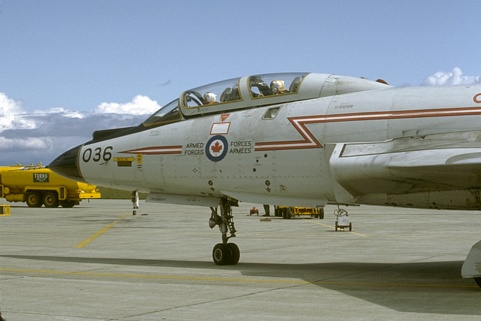
#> input picture images/canny1.jpg, 481 x 321 px
$ python homework2.py   (older library calls are emulated)
#> lines starting #> are read from the running program, lines starting #| are printed output that depends on the picture
# All the imports will be here
import cv2
import matplotlib.pyplot as plt
import numpy as np
from numpy import linalg as LA

# [11 lines of commented-out code are left out]


def apply_1D_conv(img, kernel):
    # get image shape
    img_height, img_width = img.shape

    # create empty image arrays
    filtered_img_x = np.zeros((img_height, img_width))
    filtered_img_y = np.zeros((img_height, img_width))

    # get kernel radius, if kernel.shape[0] is an even number then
    # the function will throw an error
    kernel_radius = int(np.floor(kernel.shape[0] / 2))

    # Traverse image and get patches of the image, one in the X-direction
    # the other in the Y-direction.
    # multiply each patch by the kernel and sum their values separately.
    # set its respective filtered_img pixel with the value
    for row in range(kernel_radius, img_height - kernel_radius):
        for col in range(kernel_radius, img_width - kernel_radius):
            patch_x = img[row, col - kernel_radius: col + kernel_radius + 1]
            patch_y = img[row - kernel_radius:row + kernel_radius + 1, col]
            value_x = np.sum(patch_x * kernel)
            value_y = np.sum(patch_y * kernel)
            filtered_img_x[row, col] = value_x
            filtered_img_y[row, col] = value_y
    return filtered_img_x, filtered_img_y


def hog_2D(img, block_size, cell_size, orientations=9):
    '''
    This function computes the HoG feature values for a given image
    and returns the normalized feature values and per cell HoG values.
    :param img: Input image
    :param block_size: cells per block
    :param cell_size: pixels per cell
    :param orientations: orientations per 180 degrees
    :return: normalized_blocks: normalized features for each block
             image_cell_hog: HoG magnitude values for each bin of each cell of the image. Shape: [Cell_per_row x Cell_per_column x orientations]
    '''

    # Convert image to float type
    img = img.astype(np.float)
    img_height, img_width = img.shape

    # Containers for x,y derivative
    f_x = np.zeros(img.shape)
    f_y = np.zeros(img.shape)

    kernel = np.array([-1, 0, 1])
    f_x, f_y = apply_1D_conv(img, kernel)

    # Get Magnitude
    mag = np.hypot(f_x, f_y)
    mag = (mag / np.max(mag)) * 255

    # Get orientation of gradients, convert to degrees
    phase = np.degrees(np.arctan2(f_y, f_x))

    # Convert negative angles to equivalent positive angles, so that it has same direction
    # converts the negative angles (0 to -179) to corresponding positive angle [-20 is equivalent to +160]
    phase[phase < 0] += 180
    # phase = phase % 180   # Alternative way to convert
    phase[phase == 180] = 0  # Make 180 as 0 for computation simplicity later

    # Calculate total number of cell rows and columns Notice that it uses integer number of cell row,cols If the
    # image is of irregular size, we only compute till last position with full cell. If there are some pixels left
    # which dont fill a full cell, it is ignored Alternatively, you can also reshape the image to have height,
    # width be divisible by pixels_per_cell.
    cell_rows = img_height // cell_size
    cell_cols = img_width // cell_size

    # Create container for HoG values per orientation for each cell.
    image_cell_hog = np.zeros((cell_rows, cell_cols, orientations))

    # Compute the angle each bin will have. For orientation 9, it should have 180/9 = 20 degrees per bin
    angle_per_bin = 180 / orientations

    # This is the main HoG values computation part
    # Follow algorithm from class
    # Go through each cell
    for row in range(cell_rows):
        for col in range(cell_cols):
            # Each cell has N x N pixels in it. So get the patch of pixels for each cell
            # Get the magnitude and orientation patch
            cell_patch_mag = mag[row * cell_size:(row + 1) * cell_size, col * cell_size:(col + 1) * cell_size]
            # Same way to get patch for phase
            cell_patch_orient = phase[row * cell_size:(row + 1) * cell_size, col * cell_size:(col + 1) * cell_size]

            # Now for each cell patch, go through each pixel
            # Get the orientation and magnitude
            # Find the bin based on orientation
            # Then add magnitude (weighted) to the bin(s)
            for rr in range(cell_size):
                for cc in range(cell_size):
                    # Get the current pixel's orientation and magnitude
                    current_orientation = cell_patch_orient[rr, cc]  # Get from orientation patch
                    current_magnitude = cell_patch_mag[rr, cc]  # Get from magnitude patch

                    # Find current bin based on magnitude
                    # get bin by dividing orientation by angle per bin
                    current_bin = int(current_orientation // angle_per_bin)

                    # Use voting scheme from class
                    # Find what percentage of magnitude goes to bin on left and right of orientation
                    # So if orientation is 25, then it is between 20 and 40 and the current bin is 1
                    # But orientation of 25 means the magnitude should go somewhat to the bin for 40
                    # So a weighted value is assigned to both bins
                    # Find what percentage is to previous bin => 25 - 20 = 5. Then 5/20 = 25%.
                    # This means 25% of the magnitude should go to bin 2 and 75% should go to
                    # bin 1 as 25 is closer to bin 1

                    # Find the bin by multiplying it by 20
                    new_bin = current_bin * angle_per_bin

                    right_val = current_orientation - new_bin
                    right_val = right_val / 20
                    left_val = 1 - right_val

                    bin_left_percent = left_val
                    bin_left_value = left_val * current_magnitude
                    bin_right_value = right_val * current_magnitude


                    if current_bin + 1 == orientations:  # last bin at 160, which will wrap around to 0 again
                        image_cell_hog[row, col, current_bin] += bin_left_value  # Add to current bin
                        image_cell_hog[row, col, 0] += bin_right_value  # Add to bin 0 since it goes around
                    else:
                        image_cell_hog[row, col, current_bin] += bin_left_value  # Add to current bin
                        image_cell_hog[row, col, current_bin + 1] += bin_right_value  # Add to current bin + 1

    # Now normalize values per block
    # Find number of blocks for given cells per block that fits in the image.
    block_rows = cell_rows - block_size + 1
    block_cols = cell_cols - block_size + 1

    # Create container for features per block
    normalized_blocks = np.zeros((block_rows, block_cols, block_size * block_size * orientations))

    # Iterate through each block, get HoG values of cells in that block, normalize using L2 method
    for row in range(block_rows):
        for col in range(block_cols):
            # Get current block patch with given cells_per_block from image_cell_hog
            current_block_patch = image_cell_hog[row: row + block_rows, col: col + block_cols, :]
            # Normalize using L2 method.
            # Square each value, sum all of them, take square root
            normalized_block_patch = LA.norm(current_block_patch)  # Perform L2 normalization
            # Reshape to 1D array, gives [orientation * number of cells X 1]shape for each block
            normalized_block_patch = np.reshape(normalized_block_patch, -1)  # Make 1D
            # Assign the patch output to container
            normalized_blocks[row, col, :] = normalized_block_patch

    return normalized_blocks, image_cell_hog


# Read image as grayscale
img1 = cv2.imread("images/canny1.jpg", 0)
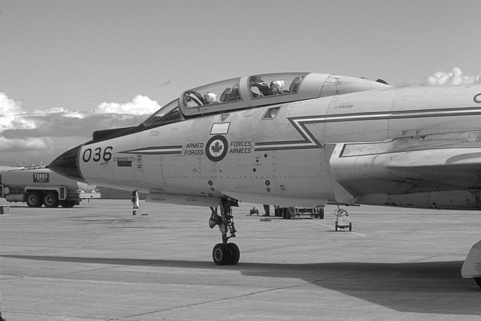
#> img1: shape (321, 481); min 5, max 255, mean 142.5
img2 = cv2.imread("images/canny2.jpg", 0)
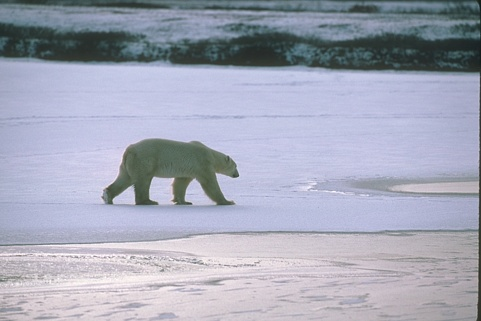
#> input picture images/canny2.jpg, 481 x 321 px
#> img2: shape (321, 481); min 26, max 255, mean 168.4

# Set parameters
block_size = 2  # Cells per block
cell_size = 8  # Pixels per cell
orientations = 9  # Orientations per 180 degrees

'''
Manual function to get HoG features.
Takes image, block size, cell size and orientations.
Returns the normalized blocks (HoG features per block) and the HoG values per cell of the image.
For visualization, use the HoG values per cell (image_cell_hog) of shape [cells_per_row, cells_per_col]
'''

normalized_blocks1, image_cell_hog1 = hog_2D(img1, block_size, cell_size, orientations)
#> in hog_2D, `phase[phase == 180] = 0`:
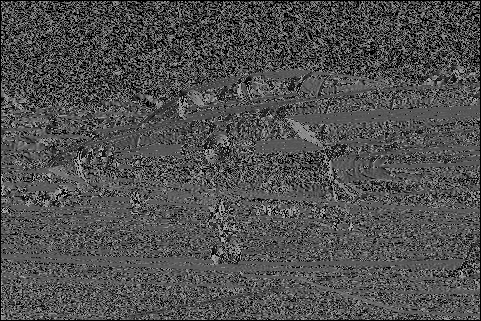
#> phase: shape (321, 481) float64; min 0, max 179.6, mean 79.8
normalized_blocks2, image_cell_hog2 = hog_2D(img2, block_size, cell_size, orientations)
#> call 2 of hog_2D, with block_size = 2, cell_size = 8, orientations = 9
#> after the loop in apply_1D_conv (call 2), `for row in range(kernel_radius, img_height - kernel_radius):`:
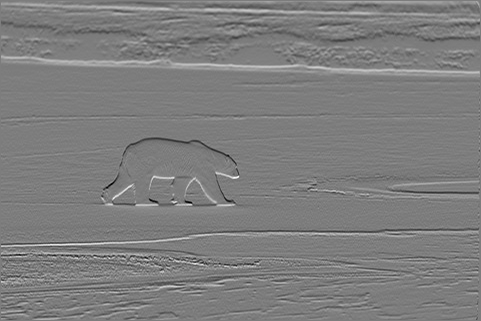
#> filtered_img_y: shape (321, 481) float64; min -143, max 147, mean 0.6; drawn with min black and max white
#> in hog_2D (call 2), `phase[phase == 180] = 0`:
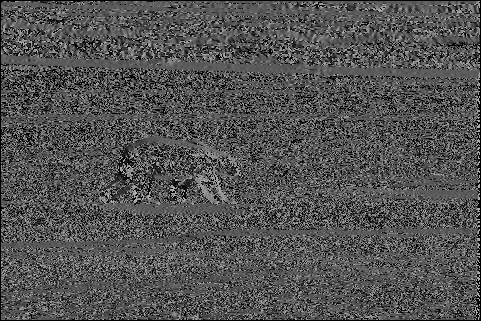
#> phase: shape (321, 481) float64; min 0, max 179.6, mean 82.7

# For color coding, take the HoG values per cell, find maximum HoG value among all orientations.
# Then normalize the max value and resize it to match image.
hog_max1 = np.amax(image_cell_hog1, axis=2)
hog_max1 = hog_max1 / np.max(hog_max1)
hog_max1 = cv2.resize(hog_max1, (img1.shape[1], img1.shape[0]), cv2.INTER_NEAREST)
#> hog_max1: shape (321, 481) float64

hog_max2 = np.amax(image_cell_hog2, axis=2)
hog_max2 = hog_max2 / np.max(hog_max2)
hog_max2 = cv2.resize(hog_max2, (img2.shape[1], img2.shape[0]), cv2.INTER_NEAREST)
#> hog_max2: shape (321, 481) float64

# Here you can implement your own method to draw a line along the bin with highest value.
# For this option, you have to check which bin has highest value, then assign the highest value to the line
# Finally, you will normalize the image so that unimportant lines will have lower weight.
# CODE FOR 18 BINS, CELL SIZE IS 16x16, BLOCK SIZE IS 4x4

# Set parameters
block_size = 4  # Cells per block
cell_size = 16  # Pixels per cell
orientations = 18  # Orientations per 180 degrees

'''
Manual function to get HoG features.
Takes image, block size, cell size and orientations.
Returns the normalized blocks (HoG features per block) and the HoG values per cell of the image.
For visualization, use the HoG values per cell (image_cell_hog) of shape [cells_per_row, cells_per_col]
'''

normalized_blocks3, image_cell_hog3 = hog_2D(img1, block_size, cell_size, orientations)
normalized_blocks4, image_cell_hog4 = hog_2D(img2, block_size, cell_size, orientations)

# For color coding, take the HoG values per cell, find maximum HoG value among all orientations.
# Then normalize the max value and resize it to match image.
hog_max3 = np.amax(image_cell_hog3, axis=2)
hog_max3 = hog_max3 / np.max(hog_max3)
hog_max3 = cv2.resize(hog_max3, (img1.shape[1], img1.shape[0]), cv2.INTER_NEAREST)
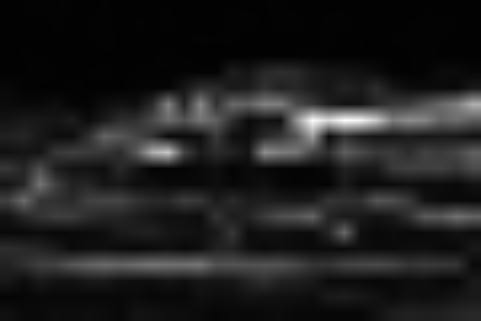
#> hog_max3: shape (321, 481) float64; min 0.00841, max 0.992, mean 0.12

hog_max4 = np.amax(image_cell_hog4, axis=2)
hog_max4 = hog_max4 / np.max(hog_max4)
hog_max4 = cv2.resize(hog_max4, (img2.shape[1], img2.shape[0]), cv2.INTER_NEAREST)
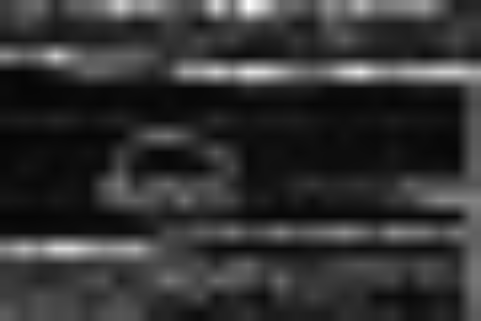
#> hog_max4: shape (321, 481) float64; min 0.0217, max 0.999, mean 0.201

# Here you can implement your own method to draw a line along the bin with highest value.
# For this option, you have to check which bin has highest value, then assign the highest value to the line
# Finally, you will normalize the image so that unimportant lines will have lower weight.

# This is only for comparing your output with actual HoG output.
# Do not use this for final submission. Only use this as reference

# Now draw all the images/outputs using matplotlib.
# Notice that the color is mapped to gray using cmap argument.
# For final submission, remove scikit hog output. You can keep it blank.
fig1, ((ax1, ax2), (ax3, ax4)) = plt.subplots(2, 2)
fig1.suptitle('HoG')
ax1.set_title('Image')
ax1.imshow(img1, cmap='gray')
ax2.set_title("HoG color coding1 (Block = 2, Cell = 8 Orientations = 9)")
ax2.imshow(hog_max1, cmap='gray')
ax3.set_title('Image')
ax3.imshow(img2, cmap='gray')
ax4.set_title("HoG color coding2 (Block = 2, Cell = 8 Orientations = 9)")
ax4.imshow(hog_max2, cmap='gray')
plt.show()

# [4 lines of commented-out code are left out]

fig1, ((ax1, ax2), (ax3, ax4)) = plt.subplots(2, 2)
fig1.suptitle('HoG')
ax1.set_title('Image')
ax1.imshow(img1, cmap='gray')
ax2.set_title("HoG color coding1 (Block = 4, Cell = 16 Orientations = 18")
ax2.imshow(hog_max3, cmap='gray')
ax3.set_title('Image')
ax3.imshow(img2, cmap='gray')
ax4.set_title("HoG color coding2(Block = 4, Cell = 16 Orientations = 18")
ax4.imshow(hog_max4, cmap='gray')
plt.show()
# [5 lines of commented-out code are left out]
